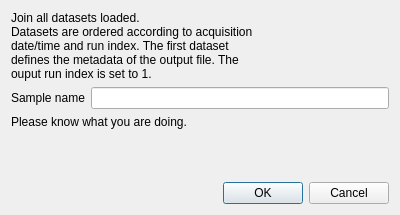
<?xml version="1.0" encoding="UTF-8"?>
<ui version="4.0">
 <class>Dialog</class>
 <widget class="QDialog" name="Dialog">
  <property name="geometry">
   <rect>
    <x>0</x>
    <y>0</y>
    <width>400</width>
    <height>215</height>
   </rect>
  </property>
  <property name="windowTitle">
   <string>Join datasets</string>
  </property>
  <layout class="QVBoxLayout" name="verticalLayout">
   <item>
    <widget class="QLabel" name="label">
     <property name="text">
      <string>&lt;html&gt;&lt;head/&gt;&lt;body&gt;&lt;p&gt;Join all datasets loaded.&lt;br/&gt;Datasets are ordered according to acquisition&lt;br/&gt;date/time and run index. The first dataset&lt;br/&gt;defines the metadata of the output file. The&lt;br/&gt;ouput run index is set to 1.&lt;/p&gt;&lt;/body&gt;&lt;/html&gt;</string>
     </property>
    </widget>
   </item>
   <item>
    <layout class="QHBoxLayout" name="horizontalLayout">
     <item>
      <widget class="QLabel" name="label_2">
       <property name="text">
        <string>Sample name</string>
       </property>
      </widget>
     </item>
     <item>
      <widget class="QLineEdit" name="lineEdit"/>
     </item>
    </layout>
   </item>
   <item>
    <widget class="QLabel" name="label_3">
     <property name="text">
      <string>Please know what you are doing.</string>
     </property>
    </widget>
   </item>
   <item>
    <spacer name="verticalSpacer">
     <property name="orientation">
      <enum>Qt::Vertical</enum>
     </property>
     <property name="sizeHint" stdset="0">
      <size>
       <width>20</width>
       <height>0</height>
      </size>
     </property>
    </spacer>
   </item>
   <item>
    <widget class="QDialogButtonBox" name="buttonBox">
     <property name="orientation">
      <enum>Qt::Horizontal</enum>
     </property>
     <property name="standardButtons">
      <set>QDialogButtonBox::Cancel|QDialogButtonBox::Ok</set>
     </property>
    </widget>
   </item>
  </layout>
 </widget>
 <resources/>
 <connections>
  <connection>
   <sender>buttonBox</sender>
   <signal>accepted()</signal>
   <receiver>Dialog</receiver>
   <slot>accept()</slot>
   <hints>
    <hint type="sourcelabel">
     <x>248</x>
     <y>254</y>
    </hint>
    <hint type="destinationlabel">
     <x>157</x>
     <y>274</y>
    </hint>
   </hints>
  </connection>
  <connection>
   <sender>buttonBox</sender>
   <signal>rejected()</signal>
   <receiver>Dialog</receiver>
   <slot>reject()</slot>
   <hints>
    <hint type="sourcelabel">
     <x>316</x>
     <y>260</y>
    </hint>
    <hint type="destinationlabel">
     <x>286</x>
     <y>274</y>
    </hint>
   </hints>
  </connection>
 </connections>
</ui>
